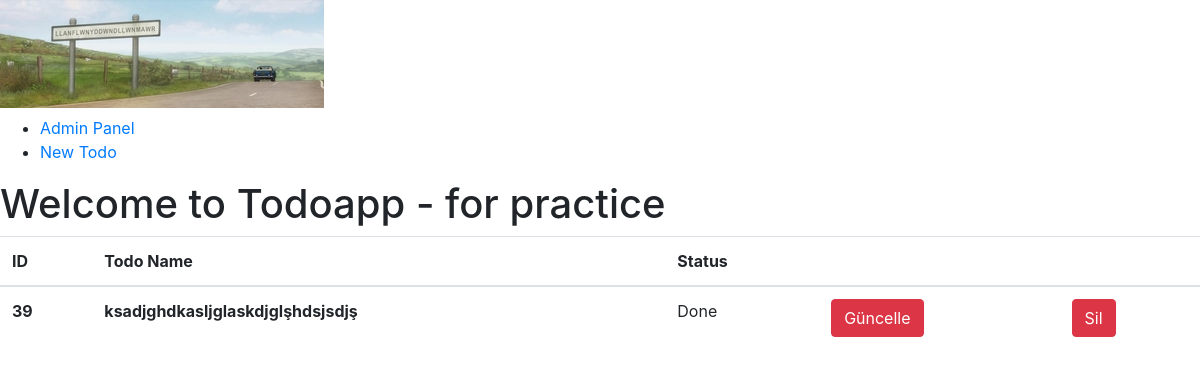
Before: / with the older database file.
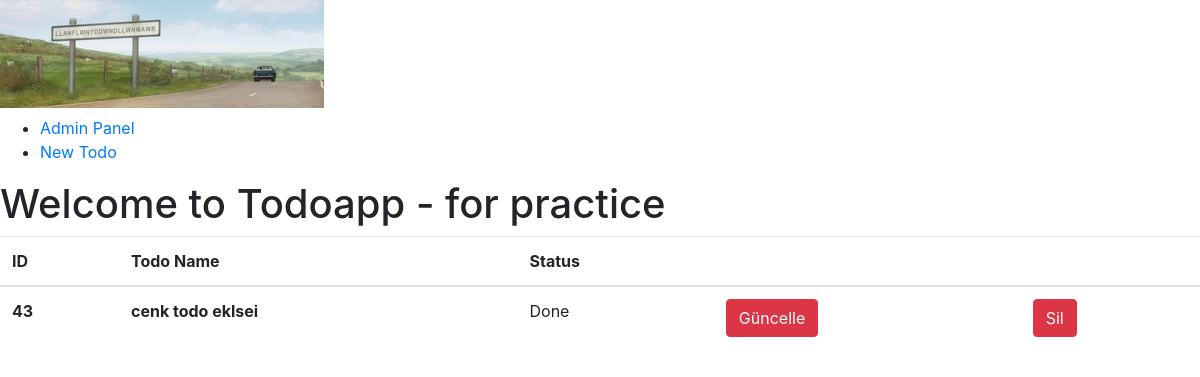
After: the same page with the newer database file.
### todos/models.py (models this page shows, shortened)
class Todo(models.Model):
    title = models.CharField(max_length = 150, verbose_name = 'Başlık')
    completed = models.BooleanField(default=False)

### todoapp_for_practice/views.py (the view)
# urls.py: path('', views.homepage, name='home'),
def homepage(request):
    todos = Todo.objects.all().order_by('id')
    return render(request, 'homepage.html', {'todos': todos})

### templates/homepage.html
{% extends 'base_layout.html' %}
{% block content %}
<h1>Welcome to Todoapp - for practice</h1>
<div class="todos">
      <div class="todo">
        {% if todos %}
        <table class="table">
  <thead>
    <tr>
      <th scope="col">ID</th>
      <th scope="col">Todo Name</th>
      <th scope="col">Status</th>
      <th scope="col"></th>
      <th scope="col"></th>
    </tr>
  </thead>
  <tbody>
    {% for todo in todos %}
    <tr>
        <th scope="row">{{todo.id}}</th>
        <th scope="row">{{todo.title}}</th>
          {% if todo.completed %}
              <td>Done</td>
          {% else %}
              <td>Not Done</td>
          {% endif %}
        <td><a href="{% url 'todos:update' pk=todo.pk %}" class="btn btn-danger">Güncelle</a></td>
        <td><a href="{% url 'todos:delete' pk=todo.pk %}" class="btn btn-danger">Sil</a></td>
    </tr>
    {% endfor %}
  </tbody>
        {% else %}
          <small>Hiç todo'nuz bulunmamaktadır...</small>
        {% endif %}
</table>
      </div>
</div>
{% endblock %}

Changed rows visible on the page:
removed Todo: id "39", title "ksadjghdkasljglaskdjglşhdsjsdjş", completed "Done"
added Todo: id "43", title "cenk todo eklsei", completed "Done"
